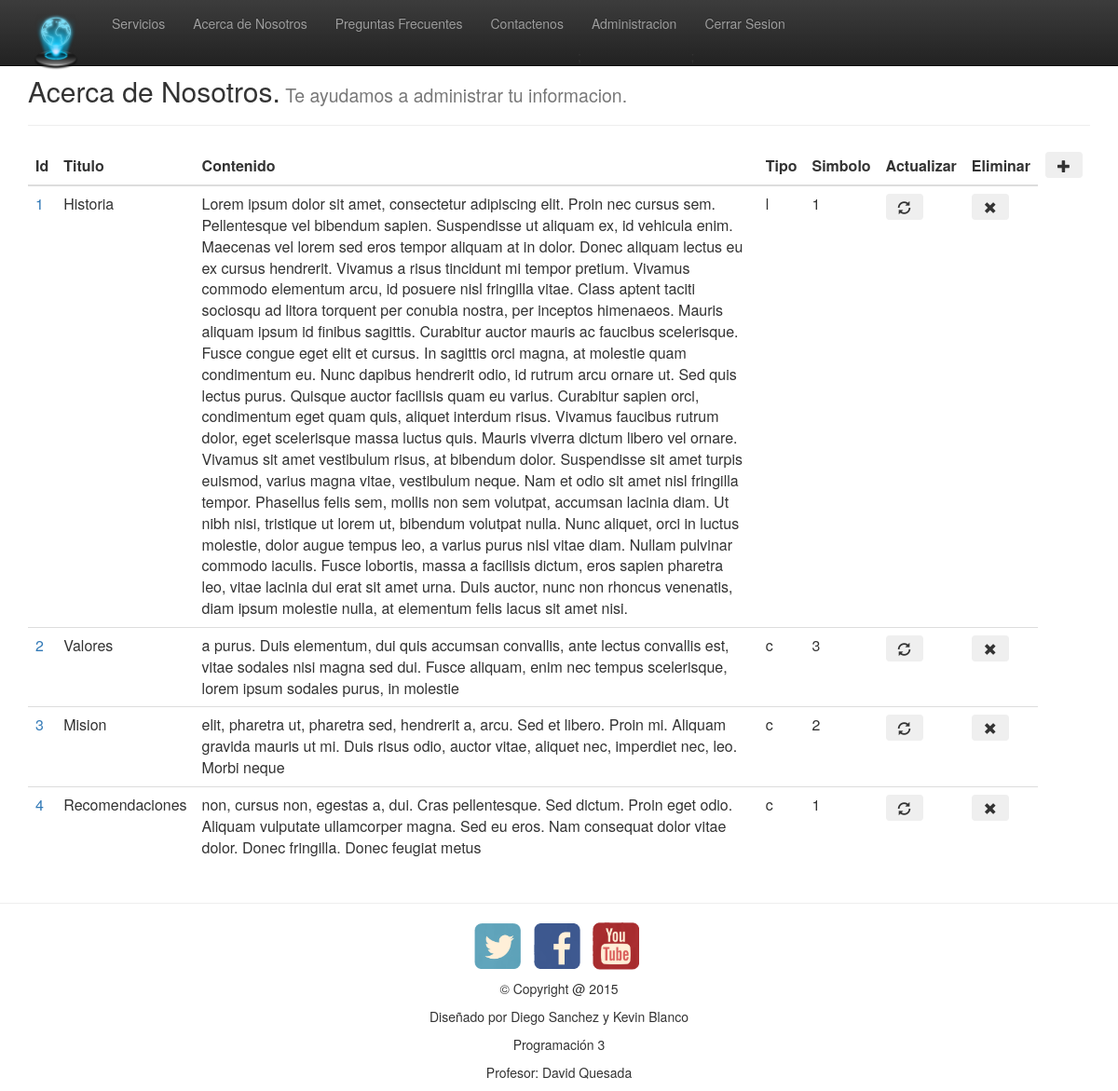
/admin/vista-Acerca-Nosotros.php (signed in), run on an earlier commit of the app's database.
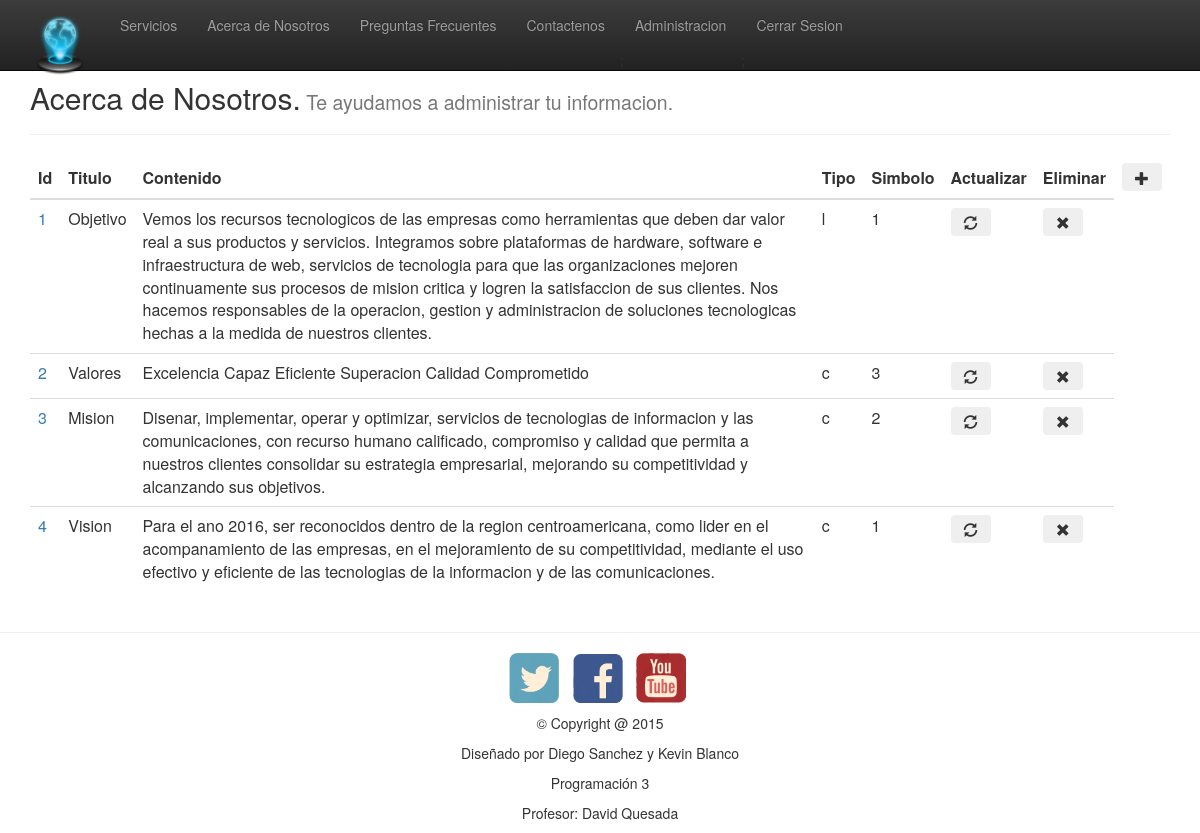
And on a later commit of the database.
### tables this page shows
CREATE TABLE IF NOT EXISTS `acerca_nosotros` (
  `id` tinyint(4) NOT NULL AUTO_INCREMENT,
  `titulo` varchar(20) NOT NULL,
  `contenido` text NOT NULL,
  `tipo` char(1) NOT NULL,
  `simbolo` tinyint(4) DEFAULT NULL,
  PRIMARY KEY (`id`)
);

### common/dbConnection.php (called while the page is built, shortened)
<?php
    class Connect
    {
        private $hostname    = 'localhost';
        private $username    = 'root';
        private $password    = '';
        private $database    = 'proyecto-progra3';
        private $acerca_nosotros = array();
        public function getHostname(){
            return $this->hostname;
        }
        public function getUsername(){
            return $this->username;
        }
        public function getPassword(){
            return $this->password;
        }
        public function getSchema(){
            return $this->database;
        }
        public function connectDb()
        {
           try {
             $connexion = mysqli_connect(
                    $this->getHostname(),
                    $this->getUsername(),
                    $this->getPassword(),
                    $this->getSchema()
                ) OR DIE ('Error de Conexión');
                return $connexion;
            } catch (Exception $e) {
                echo $e->getMessage;
            }
        }
        public function getAcerca_nosotros () {
            try {
                $sql = 'SELECT * FROM acerca_nosotros';
                $query = mysqli_query (
                        $this->connectDb(),
                        $sql
                    );
                $i = 0;
                while($queryData = mysqli_fetch_assoc($query)){
                    $this->acerca_nosotros[$i] = $queryData;
                    $i++;
                }
                return $this->acerca_nosotros;
            } catch (Exception $e) {
                echo $e->getMessage();
            }
            return $this->acerca_nosotros;
        }
    }
?>

### admin/vista-Acerca-Nosotros.php (the view, shortened to what this page needs)
<?php
  include 'header.php';
 ?>
<?php if (isset($_SESSION['estado']) && $_SESSION['estado'] == '1') { ?>
<?php
	include '../common/dbConnection.php';
	$connexion= new Connect;
	$acerca_nosotros=$connexion-> getAcerca_nosotros();
 ?>
 	<div class="container">
		<section>
			<h2>Acerca de Nosotros.<small> Te ayudamos a administrar tu informacion.</small></h2><hr>
	       <table  class="table">
	        <thead>
	            <tr>
	                <th>Id</th>
	                <th>Titulo</th>
	                <th>Contenido</th>
	                <th>Tipo</th>
	                 <th>Simbolo</th>
	                <th>Actualizar</th>
	                <th>Eliminar</th>
	               <td> <button  type="button" class="btn btn_default"  onClick=" window.location.href='agregar-acerca-de-nosotros.php' " ><span class="glyphicon glyphicon-plus" > </span></button></td>   </td>
	            </tr>
	        </thead>
	        <tbody>
	        	<?php
	            foreach ($acerca_nosotros as $row) {
	        ?>
	            <tr>
	                <td><a href="searchUsuario.php?id=<?php echo $row['id']; ?>"><?php echo $row['id']; ?></a></td>
	                <td><?php echo $row['titulo']; ?></td>
	                <td><?php echo $row['contenido']; ?></td>
	                <td><?php echo $row['tipo']; ?></td>
	                <td><?php echo $row['simbolo']; ?></td>
	                <td><button type="button" class="btn btn_default"  onClick=" window.location.href='actualizar-Acerca-Nosotros.php?id=<?php echo $row["id"];?>' " ><span class="glyphicon glyphicon-refresh"> </span></td>
					<td><button type="button" class="btn btn_default"  onClick="myFunction(<?php echo $row['id'];  ?>)"><span class="glyphicon glyphicon-remove"> </span></button></td>
				</tr>
	        <?php } ?>
	        </tbody>
	    </table>
		</section>
	</div>
<?php } else{
  header('Location: login.php');
  }
?>
<?php
  include 'footer.php';
 ?>

What changed in the data, as far as the page shows it:
changed acerca_nosotros id 1: titulo "Historia" → "Objetivo"; contenido "Lorem ipsum dolor sit amet, consectetur adipiscing elit. Proin nec cursus sem. Pellentesque vel bibendum sapien. Suspendisse ut aliquam ex, id vehicula enim. Maecenas vel lorem sed eros tempor aliquam at in dolor. Donec aliquam lectus eu ex cursus hendrerit. Vivamus a risus tincidunt mi tempor pretium. Vivamus commodo elementum arcu, id posuere nisl fringilla vitae. Class aptent taciti sociosqu ad litora torquent per conubia nostra, per inceptos himenaeos. Mauris aliquam ipsum id finibus sagittis. Curabitur auctor mauris ac faucibus scelerisque. Fusce congue eget elit et cursus. In sagittis orci magna, at molestie quam condimentum eu. Nunc dapibus hendrerit odio, id rutrum arcu ornare ut.…" → "Vemos los recursos tecnologicos de las empresas como herramientas que deben dar valor real a sus productos y servicios. Integramos sobre plataformas de hardware, software e infraestructura de web, servicios de tecnologia para que las organizaciones mejoren continuamente sus procesos de mision critica y logren la satisfaccion de sus clientes. Nos hacemos responsables de la operacion, gestion y administracion de soluciones tecnologicas hechas a la medida de nuestros clientes."
changed acerca_nosotros "Valores": contenido "a purus. Duis elementum, dui quis accumsan convallis, ante lectus convallis est, vitae sodales nisi magna sed dui. Fusce aliquam, enim nec tempus scelerisque, lorem ipsum sodales purus, in molestie" → "Excelencia Capaz Eficiente Superacion Calidad Comprometido"
changed acerca_nosotros "Mision": contenido "elit, pharetra ut, pharetra sed, hendrerit a, arcu. Sed et libero. Proin mi. Aliquam gravida mauris ut mi. Duis risus odio, auctor vitae, aliquet nec, imperdiet nec, leo. Morbi neque" → "Disenar, implementar, operar y optimizar, servicios de tecnologias de informacion y las comunicaciones, con recurso humano calificado, compromiso y calidad que permita a nuestros clientes consolidar su estrategia empresarial, mejorando su competitividad y alcanzando sus objetivos."
changed acerca_nosotros id 4: titulo "Recomendaciones" → "Vision"; contenido "non, cursus non, egestas a, dui. Cras pellentesque. Sed dictum. Proin eget odio. Aliquam vulputate ullamcorper magna. Sed eu eros. Nam consequat dolor vitae dolor. Donec fringilla. Donec feugiat metus" → "Para el ano 2016, ser reconocidos dentro de la region centroamericana, como lider en el acompanamiento de las empresas, en el mejoramiento de su competitividad, mediante el uso efectivo y eficiente de las tecnologias de la informacion y de las comunicaciones."
